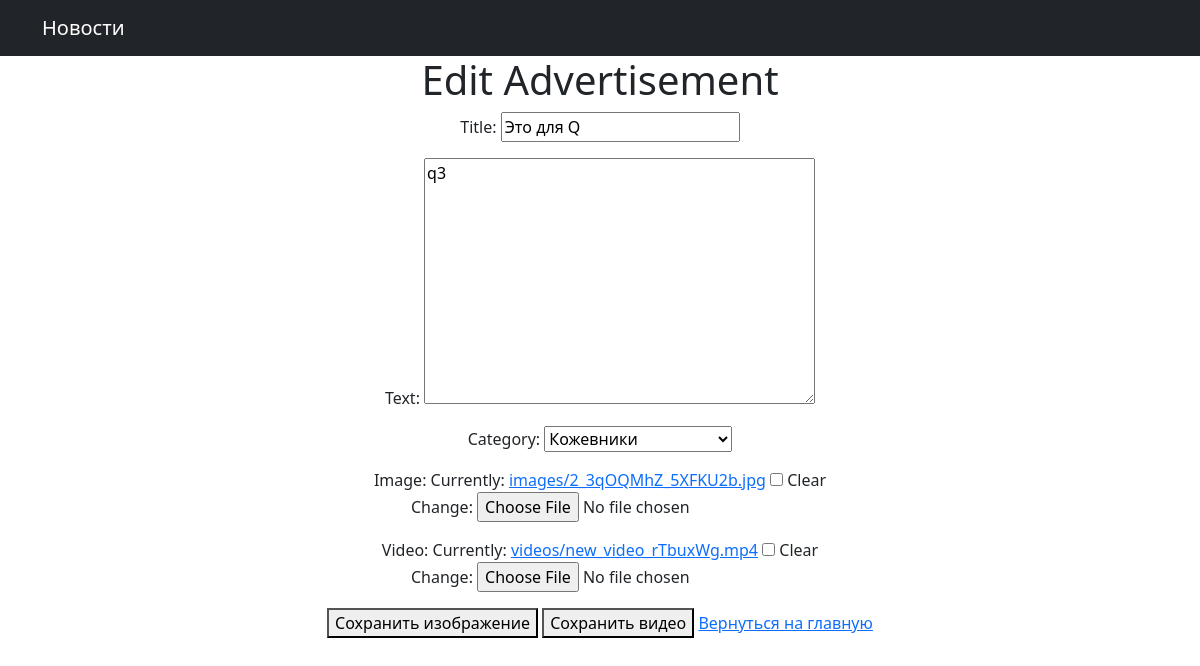
Before: /accounts/advertisement/update/11/ (signed in) with the older database file.
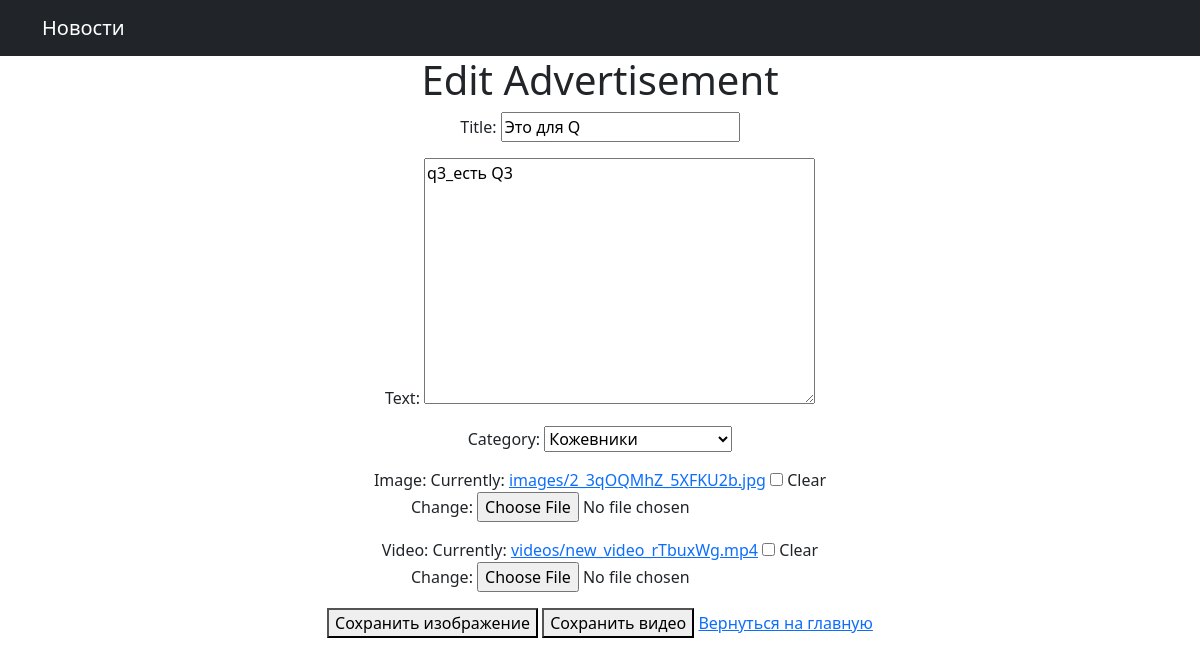
After: the same page with the newer database file.
### chat/models.py (models this page shows, shortened)
class Advertisement(models.Model):
    user = models.ForeignKey(settings.AUTH_USER_MODEL, on_delete=models.CASCADE)
    title = models.CharField(max_length=100)
    text = models.TextField()
    image = models.ImageField(upload_to='images/', blank=True, null=True)
    video = models.FileField(upload_to='videos/', blank=True, null=True)
    content = RichTextField()
    category_choices = [
        ('Tanks', 'Танки'),
        ('Healers', 'Хилы'),
        ('DPS', 'ДД'),
        ('Traders', 'Торговцы'),
        ('Guild Masters', 'Гилдмастеры'),
        ('Quest Givers', 'Квестгиверы'),
        ('Blacksmiths', 'Кузнецы'),
        ('Leatherworkers', 'Кожевники'),
        ('Alchemists', 'Зельевары'),
        ('Spellcasters', 'Мастера заклинаний'),
    ]
    category = models.CharField(max_length=20, choices=category_choices)

### chat/views.py (the view, shortened to what this page needs)
# urls.py: path('advertisement/update/<int:pk>/', AdvertisementUpdateView.as_view(), name='advertisement_update'),
class AdvertisementUpdateView(LoginRequiredMixin, UpdateView):
    model = Advertisement
    fields = ['title', 'text', 'category', 'image', 'video']
    template_name = 'advertisement_update.html'
    def dispatch(self, request, *args, **kwargs):
        obj = self.get_object()
        if obj.user != self.request.user:
            return HttpResponse("Вы не являетесь автором этого объявления", status=403)
        return super().dispatch(request, *args, **kwargs)
    success_url = reverse_lazy('home')

### chat/templates/advertisement_update.html (shortened to what this page needs)
{% extends 'default_1.html' %}
{% block content %}
<html>
<head>
</head>
<body>
    <h1>Edit Advertisement</h1>
    <form method="POST" enctype="multipart/form-data">
    {{ form.as_p }}
    <button type="submit" name="action" value="save_image">Сохранить изображение</button>
    <button type="submit" name="action" value="save_video">Сохранить видео</button>
    <a href="{% url 'home' %}">Вернуться на главную</a>
</form>
</body>
</html>
{% endblock %}

Changed rows visible on the page:
changed Advertisement "Это для Q": text "q3" → "q3_есть Q3"
